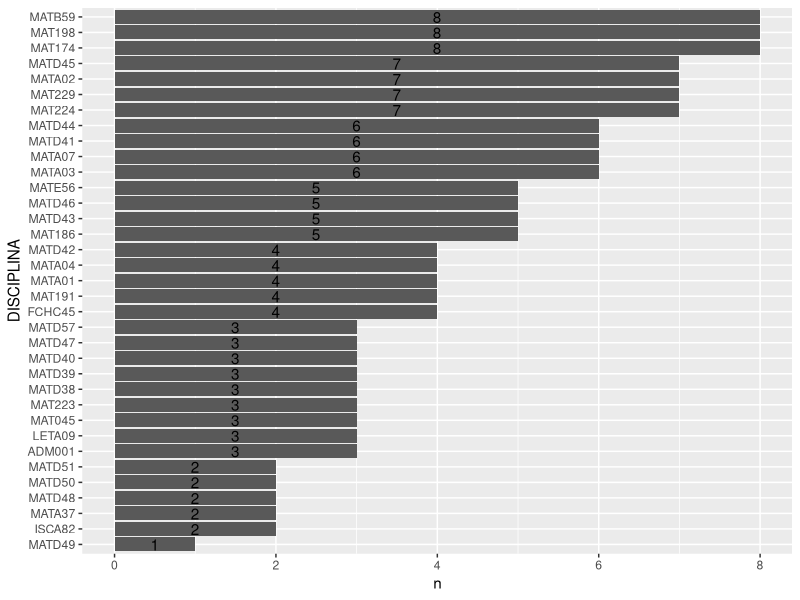
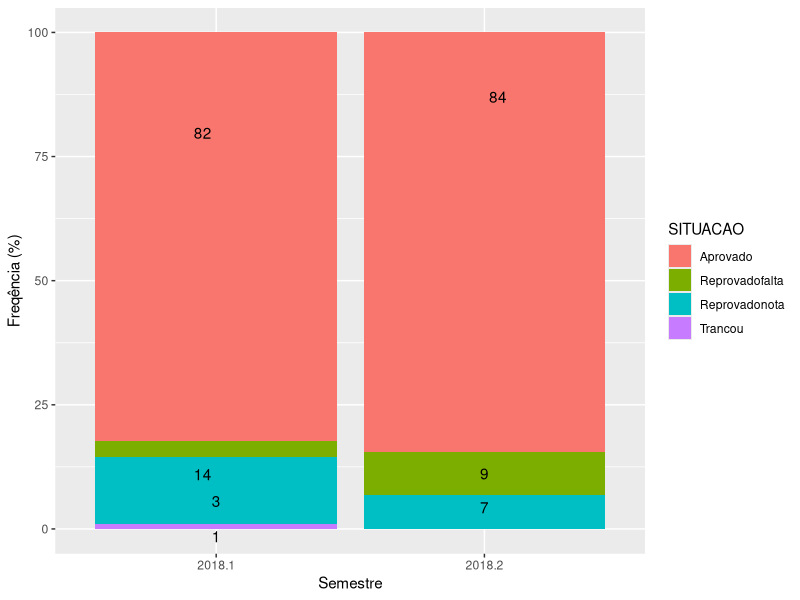

R code for these plots, in order:
## ---- chunk 1
library(dplyr)  
library(ggplot2) #Criação de gráficos.  
library(ggrepel) #Estilos de texto nos gráficos.
library(knitr) #Estruturação de tabelas.
library(kableExtra) #Estilização de tabelas.
## ---- chunk 2
#Código omitido.
## ---- chunk 3
disciplinas_2018_1 <- readr::read_csv2("BD/SABE - Disciplinas 2018.1 e 2018.2/disciplinas_2018_1.csv")  
disciplinas_2018_2 <- readr::read_csv2("BD/SABE - Disciplinas 2018.1 e 2018.2/disciplinas_2018_2.csv")
## ---- chunk 4
#Banco de dados de 2018.1
glimpse(disciplinas_2018_1)
#Banco de dados de 2018.2
glimpse(disciplinas_2018_2)
## ---- chunk 5
colnames(disciplinas_2018_1)
colnames(disciplinas_2018_2)
## ---- chunk 6
#Renomeação das VAs.
disciplinas_2018_1 <- disciplinas_2018_1 %>% 
  rename(COMENTARIOS_DISC = comentariodisc)

disciplinas_2018_2 <- disciplinas_2018_2 %>% 
  rename(COMENTARIOS_DISC = comentdisc)
#Criação da VA SEMESTRE.
disciplinas_2018_1 <- disciplinas_2018_1 %>% 
  mutate(SEMESTRE = 2018.1)

disciplinas_2018_2 <- disciplinas_2018_2 %>% 
  mutate(SEMESTRE = 2018.2)
## ---- chunk 7
#União dos BDs
disciplinas_2018 <- full_join(disciplinas_2018_1, disciplinas_2018_2)
## ---- chunk 8
#Transformação do BD para fator.
disciplinas_2018 <- disciplinas_2018 %>% 
  mutate_all(as.factor)

#Transformando algumas variaveis do BD em caractere e alterando o formato de strings.
disciplinas_2018 <- disciplinas_2018 %>% 
  mutate(COMENTARIOS_DISC = as.character(COMENTARIOS_DISC),
         DISCIPLINA = as.character(DISCIPLINA),
         SITUACAO = stringr::str_to_title(SITUACAO))

glimpse(disciplinas_2018) #Visualização da estrutura.
## ---- chunk 9
disciplinas_2018 <- disciplinas_2018 %>% 
  select(-ID, -TURMA)
## ---- chunk 10
disciplinas_2018 <- disciplinas_2018 %>% 
  mutate(DEPARTAMENTO = ifelse(DISCIPLINA %in% c("ADM001", "ISCA82", "FCHC45", 
                                                 "LETA09", "MAT045", "MAT174", 
                                                 "MATE56"), "Não_DEst", "DEst"))
## ---- chunk 11
kable(head(disciplinas_2018,10), col.names = c("Q1", "Q2", "Q3", "Q4", "Q5", "Q6", "Q7", "Q8", "Q9", "Q10", "Q11", "Q12", "Comentários", "Matrícula", "Disciplina", "Situação", "Semestre", "Departamento")) %>% 
  kable_styling(bootstrap_options = c("striped", "hover", "condensed", "responsive"))

## ---- chunk 12
disciplinas_2018 %>%
  count(DISCIPLINA) %>%
  # top_n(10, n) %>%  Estou na dúvida se devo listar todas as disciplinas ou apenas as que possuem mais matriculados.
  mutate(DISCIPLINA = forcats::fct_reorder(DISCIPLINA, n)) %>%
  ggplot(aes(x = DISCIPLINA)) +
  geom_col(aes(y = n), show.legend = FALSE) +
  geom_text(aes(y = n/2, label = n)) +
  coord_flip()

## ---- chunk 13
disciplinas_2018 %>%  
  group_by(SEMESTRE) %>% 
  count(SITUACAO) %>% 
  mutate(Fr = n/sum(n)*100) %>%
  ggplot(aes(x = SEMESTRE, y = Fr, fill = SITUACAO)) +
  geom_col() +
  geom_text_repel(aes(label = round(Fr,0))) +
  labs(x = "Semestre", y = "Freqência (%)")
